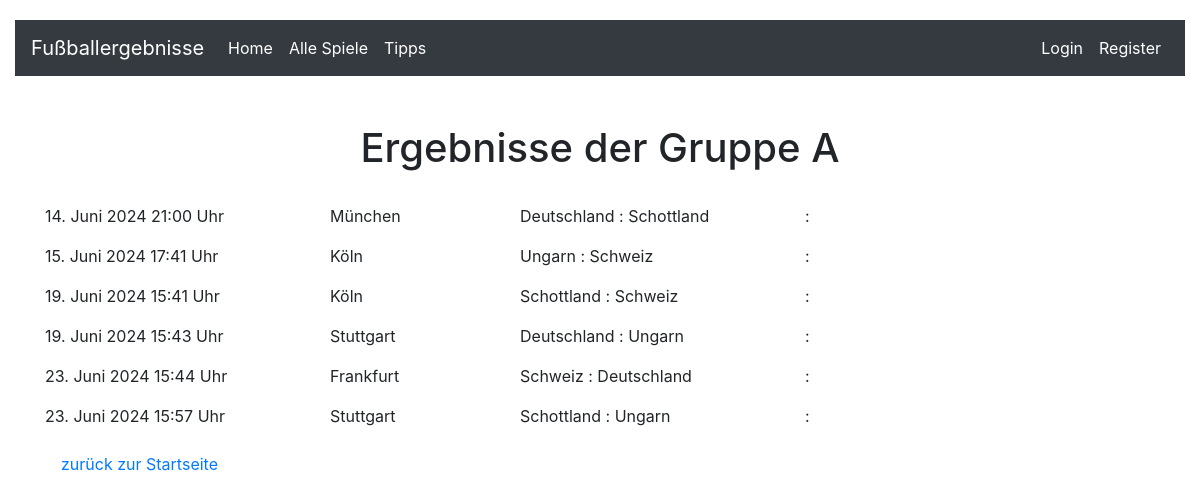
Screenshot of /gruppenspiele/1/ with the database file from the repository.
### em_tipps_verwalten/models.py (models this page shows)
class Gruppen(models.Model):
    gruppen_id = models.AutoField(primary_key=True),
    gruppen_name = models.CharField(max_length=50)
    def __str__(self) -> str:
        return self.gruppen_name

### em_tipps_verwalten/views.py (the view)
# urls.py: path('gruppenspiele/<int:id>/', views.gruppenspiele, name='gruppenspiele'),
def gruppenspiele(request, id):
    query = """
    select
        g.id,
        g.gruppen_name,
        ma.paarungen_id,
        ma.heim_mannschaft_id_id,
        ma.gast_mannschaft_id_id,
        ma.spiel_termin,
        ma.spiel_ort,
        m.mannschaft_id, m.mannschaft_name heim_mannschaft,
        m2.mannschaft_id, m2.mannschaft_name gast_mannschaft,
        ma.tore_heim_mannschaft,
        ma.tore_gast_mannschaft
        from
            em_tipps_verwalten_gruppen g
        join em_tipps_verwalten_mannschaften m on g.id = m.gruppen_id_id
        join em_tipps_verwalten_paarungen ma on ma.heim_mannschaft_id_id = m.mannschaft_id
        join em_tipps_verwalten_mannschaften m2 on ma.gast_mannschaft_id_id = m2.mannschaft_id
        where m.gruppen_id_id = %s
        order by ma.spiel_termin asc
    """
    params = [id]
    gruppenspiele = Gruppen.objects.raw(query, params)
    return render(request, 'gruppenspiele.html', {'gruppenspiele' : gruppenspiele})

### em_tipps_verwalten/templates/gruppenspiele.html
{% extends 'index.html' %}
{% load static %}
{% block content %}
<div class="container mt-5">
    <div class="row justify-content-center mb-4">
        <h1>Ergebnisse der {{gruppenspiele.0}}</h1>
    </div>
    {% for gruppenspiel in gruppenspiele %}
        <div class="row">
            <div class="col-md-3">
            <p>{{gruppenspiel.spiel_termin|date:"d. F Y H:i"}} Uhr</p>
            </div>
            <div class="col-md-2">
                <p>{{gruppenspiel.spiel_ort}}</p>
            </div>
            <div class="col-md-3">
                <p>{{gruppenspiel.heim_mannschaft}} : {{gruppenspiel.gast_mannschaft}} </p>
            </div>
            <div class="col-md-3">
                {% if gruppenspiel.tore_heim_mannschaft is None%}
                    <p> : </p>
                {% else %}
                    <p>{{gruppenspiel.tore_heim_mannschaft}} : {{gruppenspiel.tore_gast_mannschaft}}</p>
                {% endif %}
            </div>
        </div>
    {% endfor %}
    <div class="row-mt-4">
        <a class="nav-link" href="{% url 'startSeite'%}">zurück zur Startseite</a>
    </div>
</div>
{% endblock content %}

### em_tipps_verwalten/templates/index.html (style rules this page uses)
body { padding-top: 20px; }

### rows the page displays
Gruppen: gruppen_name "Gruppe A", spiel_termin "14. Juni 2024 21:00", spiel_ort "München", heim_mannschaft "Deutschland", gast_mannschaft "Schottland", spiel_termin "15. Juni 2024 17:41", spiel_ort "Köln", heim_mannschaft "Ungarn", gast_mannschaft "Schweiz", spiel_termin "19. Juni 2024 15:41", heim_mannschaft "Schottland", spiel_termin "19. Juni 2024 15:43", spiel_ort "Stuttgart", gast_mannschaft "Ungarn", spiel_termin "23. Juni 2024 15:44", spiel_ort "Frankfurt", heim_mannschaft "Schweiz", gast_mannschaft "Deutschland", spiel_termin "23. Juni 2024 15:57"
